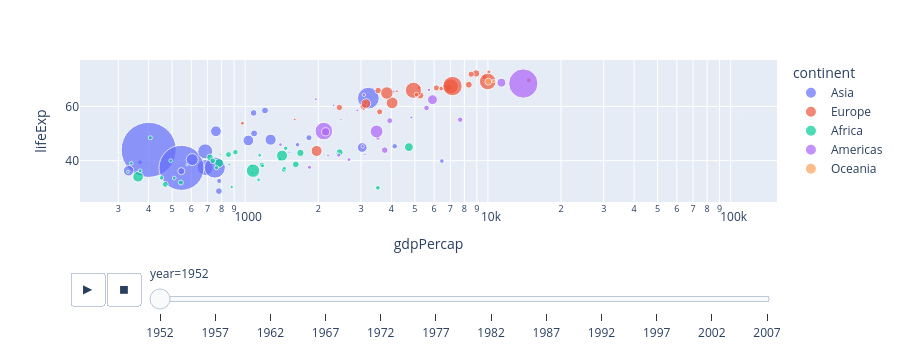

This figure's notebook cell:
### Markdown cell above
If you hover over the large purple dots, you'll see something strange... China appears in the data multiple times.  This is because there's a large purple dot plotted for every year that data was recorded for China.  It's confusing to have them all plotted on the same plot at the same time, so let's add in the animation that shows different values of GDP and life expectancy at different times.

### Code cell
fig=px.scatter(df,
               x="gdpPercap",
               y="lifeExp",
               size="pop",
               color="continent",
               hover_name="country",
               log_x=True,
               size_max=60,
               animation_frame="year"
              )
#Display the plot
fig.show()

### Figure 1 — Plotly figure (JSON) as saved in the notebook; plotly's stock layout.template omitted (floating-point values rounded to 4 significant figures)
{"data": [{"hovertemplate": "<b>%{hovertext}</b><br><br>continent=Asia<br>year=1952<br>gdpPercap=%{x}<br>lifeExp=%{y}<br>pop=%{marker.size}<extra></extra>", "hovertext": ["Afghanistan", "Bahrain", "Bangladesh", "Cambodia", "China", "Hong Kong, China", "India", "Indonesia", "Iran", "Iraq", "Israel", "Japan", "Jordan", "Korea, Dem. Rep.", "Korea, Rep.", "Kuwait", "Lebanon", "Malaysia", "Mongolia", "Myanmar", "Nepal", "Oman", "Pakistan", "Philippines", "Saudi Arabia", "Singapore", "Sri Lanka", "Syria", "Taiwan", "Thailand", "Vietnam", "West Bank and Gaza", "Yemen, Rep."], "legendgroup": "Asia", "marker": {"color": "#636efa", "size": [8425333, 120447, 46886859, 4693836, 556263527, 2125900, 372000000, 82052000, 17272000, 5441766, 1620914, 86459025, 607914, 8865488, 20947571, 160000, 1439529, 6748378, 800663, 20092996, 9182536, 507833, 41346560, 22438691, 4005677, 1127000, 7982342, 3661549, 8550362, 21289402, 26246839, 1030585, 4963829], "sizemode": "area", "sizeref": 366300.0, "symbol": "circle"}, "mode": "markers", "name": "Asia", "orientation": "v", "showlegend": true, "type": "scatter", "x": [779.4, 9867.0, 684.2, 368.5, 400.4, 3054.0, 546.6, 749.7, 3035.0, 4130.0, 4087.0, 3217.0, 1547.0, 1088.0, 1031.0, 108400.0, 4835.0, 1831.0, 786.6, 331, 545.9, 1828.0, 684.6, 1273.0, 6460.0, 2315.0, 1084.0, 1643.0, 1207.0, 757.8, 605.1, 1516.0, 781.7], "xaxis": "x", "y": [28.8, 50.94, 37.48, 39.42, 44, 60.96, 37.37, 37.47, 44.87, 45.32, 65.39, 63.03, 43.16, 50.06, 47.45, 55.56, 55.93, 48.46, 42.24, 36.32, 36.16, 37.58, 43.44, 47.75, 39.88, 60.4, 57.59, 45.88, 58.5, 50.85, 40.41, 43.16, 32.55], "yaxis": "y"}, {"hovertemplate": "<b>%{hovertext}</b><br><br>continent=Europe<br>year=1952<br>gdpPercap=%{x}<br>lifeExp=%{y}<br>pop=%{marker.size}<extra></extra>", "hovertext": ["Albania", "Austria", "Belgium", "Bosnia and Herzegovina", "Bulgaria", "Croatia", "Czech Republic", "Denmark", "Finland", "France", "Germany", "Greece", "Hungary", "Iceland", "Ireland", "Italy", "Montenegro", "Netherlands", "Norway", "Poland", "Portugal", "Romania", "Serbia", "Slovak Republic", "Slovenia", "Spain", "Sweden", "Switzerland", "Turkey", "United Kingdom"], "legendgroup": "Europe", "marker": {"color": "#EF553B", "size": [1282697, 6927772, 8730405, 2791000, 7274900, 3882229, 9125183, 4334000, 4090500, 42459667, 69145952, 7733250, 9504000, 147962, 2952156, 47666000, 413834, 10381988, 3327728, 25730551, 8526050, 16630000, 6860147, 3558137, 1489518, 28549870, 7124673, 4815000, 22235677, 50430000], "sizemode": "area", "sizeref": 366300.0, "symbol": "circle"}, "mode": "markers", "name": "Europe", "orientation": "v", "showlegend": true, "type": "scatter", "x": [1601.0, 6137.0, 8343.0, 973.5, 2444.0, 3119.0, 6876.0, 9692.0, 6425.0, 7030.0, 7144.0, 3531.0, 5264.0, 7268.0, 5210.0, 4931.0, 2648.0, 8942.0, 10100.0, 4029.0, 3068.0, 3145.0, 3581.0, 5075.0, 4215.0, 3834.0, 8528.0, 14730.0, 1969.0, 9980.0], "xaxis": "x", "y": [55.23, 66.8, 68, 53.82, 59.6, 61.21, 66.87, 70.78, 66.55, 67.41, 67.5, 65.86, 64.03, 72.49, 66.91, 65.94, 59.16, 72.13, 72.67, 61.31, 59.82, 61.05, 58.0, 64.36, 65.57, 64.94, 71.86, 69.62, 43.59, 69.18], "yaxis": "y"}, {"hovertemplate": "<b>%{hovertext}</b><br><br>continent=Africa<br>year=1952<br>gdpPercap=%{x}<br>lifeExp=%{y}<br>pop=%{marker.size}<extra></extra>", "hovertext": ["Algeria", "Angola", "Benin", "Botswana", "Burkina Faso", "Burundi", "Cameroon", "Central African Republic", "Chad", "Comoros", "Congo, Dem. Rep.", "Congo, Rep.", "Cote d'Ivoire", "Djibouti", "Egypt", "Equatorial Guinea", "Eritrea", "Ethiopia", "Gabon", "Gambia", "Ghana", "Guinea", "Guinea-Bissau", "Kenya", "Lesotho", "Liberia", "Libya", "Madagascar", "Malawi", "Mali", "Mauritania", "Mauritius", "Morocco", "Mozambique", "Namibia", "Niger", "Nigeria", "Reunion", "Rwanda", "Sao Tome and Principe", "Senegal", "Sierra Leone", "Somalia", "South Africa", "Sudan", "Swaziland", "Tanzania", "Togo", "Tunisia", "Uganda", "Zambia", "Zimbabwe"], "legendgroup": "Africa", "marker": {"color": "#00cc96", "size": [9279525, 4232095, 1738315, 442308, 4469979, 2445618, 5009067, 1291695, 2682462, 153936, 14100005, 854885, 2977019, 63149, 22223309, 216964, 1438760, 20860941, 420702, 284320, 5581001, 2664249, 580653, 6464046, 748747, 863308, 1019729, 4762912, 2917802, 3838168, 1022556, 516556, 9939217, 6446316, 485831, 3379468, 33119096, 257700, 2534927, 60011, 2755589, 2143249, 2526994, 14264935, 8504667, 290243, 8322925, 1219113, 3647735, 5824797, 2672000, 3080907], "sizemode": "area", "sizeref": 366300.0, "symbol": "circle"}, "mode": "markers", "name": "Africa", "orientation": "v", "showlegend": true, "type": "scatter", "x": [2449.0, 3521.0, 1063.0, 851.2, 543.3, 339.3, 1173.0, 1071.0, 1179.0, 1103.0, 780.5, 2126.0, 1389.0, 2670.0, 1419.0, 375.6, 328.9, 362.1, 4293.0, 485.2, 911.3, 510.2, 299.9, 853.5, 298.8, 575.6, 2388.0, 1443.0, 369.2, 452.3, 743.1, 1968.0, 1688.0, 468.5, 2424.0, 761.9, 1077.0, 2719.0, 493.3, 879.6, 1450.0, 879.8, 1136.0, 4725.0, 1616.0, 1148.0, 716.7, 859.8, 1468.0, 734.8, 1147.0, 406.9], "xaxis": "x", "y": [43.08, 30.02, 38.22, 47.62, 31.98, 39.03, 38.52, 35.46, 38.09, 40.72, 39.14, 42.11, 40.48, 34.81, 41.89, 34.48, 35.93, 34.08, 37.0, 30, 43.15, 33.61, 32.5, 42.27, 42.14, 38.48, 42.72, 36.68, 36.26, 33.69, 40.54, 50.99, 42.87, 31.29, 41.73, 37.44, 36.32, 52.72, 40, 46.47, 37.28, 30.33, 32.98, 45.01, 38.63, 41.41, 41.22, 38.6, 44.6, 39.98, 42.04, 48.45], "yaxis": "y"}, {"hovertemplate": "<b>%{hovertext}</b><br><br>continent=Americas<br>year=1952<br>gdpPercap=%{x}<br>lifeExp=%{y}<br>pop=%{marker.size}<extra></extra>", "hovertext": ["Argentina", "Bolivia", "Brazil", "Canada", "Chile", "Colombia", "Costa Rica", "Cuba", "Dominican Republic", "Ecuador", "El Salvador", "Guatemala", "Haiti", "Honduras", "Jamaica", "Mexico", "Nicaragua", "Panama", "Paraguay", "Peru", "Puerto Rico", "Trinidad and Tobago", "United States", "Uruguay", "Venezuela"], "legendgroup": "Americas", "marker": {"color": "#ab63fa", "size": [17876956, 2883315, 56602560, 14785584, 6377619, 12350771, 926317, 6007797, 2491346, 3548753, 2042865, 3146381, 3201488, 1517453, 1426095, 30144317, 1165790, 940080, 1555876, 8025700, 2227000, 662850, 157553000, 2252965, 5439568], "sizemode": "area", "sizeref": 366300.0, "symbol": "circle"}, "mode": "markers", "name": "Americas", "orientation": "v", "showlegend": true, "type": "scatter", "x": [5911.0, 2677.0, 2109.0, 11370.0, 3940.0, 2144.0, 2627.0, 5587.0, 1398.0, 3522.0, 3048.0, 2428.0, 1840.0, 2195.0, 2899.0, 3478.0, 3112.0, 2480.0, 1952.0, 3759.0, 3082.0, 3023.0, 13990.0, 5717.0, 7690.0], "xaxis": "x", "y": [62.48, 40.41, 50.92, 68.75, 54.74, 50.64, 57.21, 59.42, 45.93, 48.36, 45.26, 42.02, 37.58, 41.91, 58.53, 50.79, 42.31, 55.19, 62.65, 43.9, 64.28, 59.1, 68.44, 66.07, 55.09], "yaxis": "y"}, {"hovertemplate": "<b>%{hovertext}</b><br><br>continent=Oceania<br>year=1952<br>gdpPercap=%{x}<br>lifeExp=%{y}<br>pop=%{marker.size}<extra></extra>", "hovertext": ["Australia", "New Zealand"], "legendgroup": "Oceania", "marker": {"color": "#FFA15A", "size": [8691212, 1994794], "sizemode": "area", "sizeref": 366300.0, "symbol": "circle"}, "mode": "markers", "name": "Oceania", "orientation": "v", "showlegend": true, "type": "scatter", "x": [10040.0, 10560.0], "xaxis": "x", "y": [69.12, 69.39], "yaxis": "y"}], "layout": {"autosize": true, "height": 360, "legend": {"itemsizing": "constant", "title": {"text": "continent"}, "tracegroupgap": 0}, "margin": {"t": 60}, "sliders": [{"active": 0, "currentvalue": {"prefix": "year="}, "len": 0.9, "pad": {"b": 10, "t": 60}, "steps": [{"args": [["1952"], {"frame": {"duration": 0, "redraw": false}, "fromcurrent": true, "mode": "immediate", "transition": {"duration": 0, "easing": "linear"}}], "label": "1952", "method": "animate"}, {"args": [["1957"], {"frame": {"duration": 0, "redraw": false}, "fromcurrent": true, "mode": "immediate", "transition": {"duration": 0, "easing": "linear"}}], "label": "1957", "method": "animate"}, {"args": [["1962"], {"frame": {"duration": 0, "redraw": false}, "fromcurrent": true, "mode": "immediate", "transition": {"duration": 0, "easing": "linear"}}], "label": "1962", "method": "animate"}, {"args": [["1967"], {"frame": {"duration": 0, "redraw": false}, "fromcurrent": true, "mode": "immediate", "transition": {"duration": 0, "easing": "linear"}}], "label": "1967", "method": "animate"}, {"args": [["1972"], {"frame": {"duration": 0, "redraw": false}, "fromcurrent": true, "mode": "immediate", "transition": {"duration": 0, "easing": "linear"}}], "label": "1972", "method": "animate"}, {"args": [["1977"], {"frame": {"duration": 0, "redraw": false}, "fromcurrent": true, "mode": "immediate", "transition": {"duration": 0, "easing": "linear"}}], "label": "1977", "method": "animate"}, {"args": [["1982"], {"frame": {"duration": 0, "redraw": false}, "fromcurrent": true, "mode": "immediate", "transition": {"duration": 0, "easing": "linear"}}], "label": "1982", "method": "animate"}, {"args": [["1987"], {"frame": {"duration": 0, "redraw": false}, "fromcurrent": true, "mode": "immediate", "transition": {"duration": 0, "easing": "linear"}}], "label": "1987", "method": "animate"}, {"args": [["1992"], {"frame": {"duration": 0, "redraw": false}, "fromcurrent": true, "mode": "immediate", "transition": {"duration": 0, "easing": "linear"}}], "label": "1992", "method": "animate"}, {"args": [["1997"], {"frame": {"duration": 0, "redraw": false}, "fromcurrent": true, "mode": "immediate", "transition": {"duration": 0, "easing": "linear"}}], "label": "1997", "method": "animate"}, {"args": [["2002"], {"frame": {"duration": 0, "redraw": false}, "fromcurrent": true, "mode": "immediate", "transition": {"duration": 0, "easing": "linear"}}], "label": "2002", "method": "animate"}, {"args": [["2007"], {"frame": {"duration": 0, "redraw": false}, "fromcurrent": true, "mode": "immediate", "transition": {"duration": 0, "easing": "linear"}}], "label": "2007", "method": "animate"}], "x": 0.1, "xanchor": "left", "y": 0, "yanchor": "top"}], "updatemenus": [{"buttons": [{"args": [null, {"frame": {"duration": 500, "redraw": false}, "fromcurrent": true, "mode": "immediate", "transition": {"duration": 500, "easing": "linear"}}], "label": "&#9654;", "method": "animate"}, {"args": [[null], {"frame": {"duration": 0, "redraw": false}, "fromcurrent": true, "mode": "immediate", "transition": {"duration": 0, "easing": "linear"}}], "label": "&#9724;", "method": "animate"}], "direction": "left", "pad": {"r": 10, "t": 70}, "showactive": false, "type": "buttons", "x": 0.1, "xanchor": "right", "y": 0, "yanchor": "top"}], "xaxis": {"anchor": "y", "autorange": true, "domain": [0, 1], "range": [2.22, 5.207], "title": {"text": "gdpPercap"}, "type": "log"}, "yaxis": {"anchor": "x", "autorange": true, "domain": [0, 1], "range": [24.85, 76.89], "title": {"text": "lifeExp"}, "type": "linear"}}}
